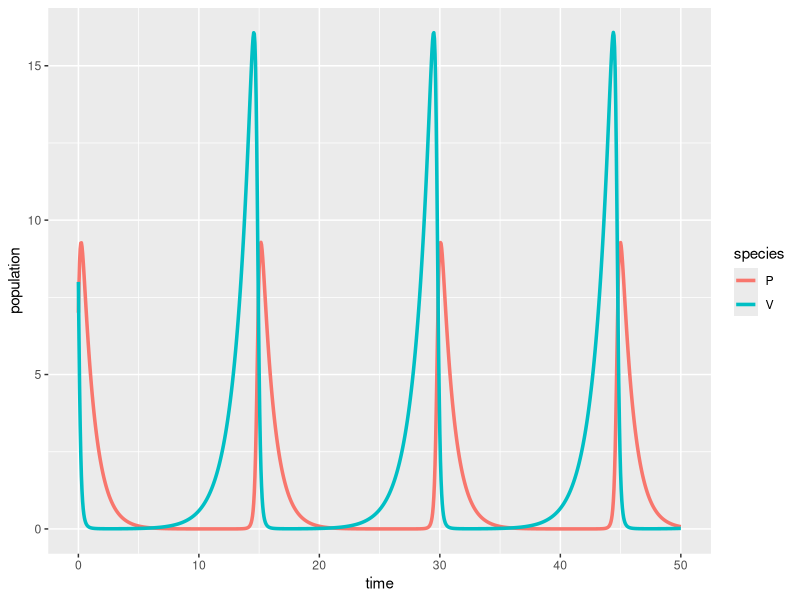

Recreate this plot in R.
## ---- chunk 1
#| message: false
#| warning: false
# load libraries ----
library(tidyverse)
library(deSolve)
library(kableExtra)
## ---- chunk 2
# Create a sequence of times (days) ----
time <- seq(from = 0, to = 50, by = 0.05)

# Set some parameter values (these can change - keep it in mind) ----
parameters <- c(r = .75, alpha = 0.8, beta = 0.5, q = 1)

# Set the initial condition (prey and predator populations at t = 0) ----
# Recall: V = prey, P = predator
init_cond <- c(V = 8, P = 7)

# Prepare the series of differential equations as a function ----
lv_equations <- function(time, init_cond, parameters) {
  with(as.list(c(init_cond, parameters)), {
    dVdt = r * V - alpha * V * P
    dPdt = beta * V * P - q * P
    return(list(c(dVdt, dPdt)))
  })
}

# Find the approximate the solution using `deSolve::ode()` ----
approx_lv <- ode(y = init_cond, times = time, func = lv_equations, parms = parameters)

# Check the class ----
class(approx_lv)

# We really want this to be a data frame, AND we want both prey (V) and predator (P) to be in the same column -- we'll learn why in EDS 221 (tidy data) ----
approx_lk_df <- data.frame(approx_lv) |> 
  pivot_longer(cols = c(V, P), names_to = "species", values_to = "population")

# Plot it ----
ggplot(data = approx_lk_df, aes(x = time, y = population)) +
  geom_line(aes(color = species), linewidth = 1.2)
